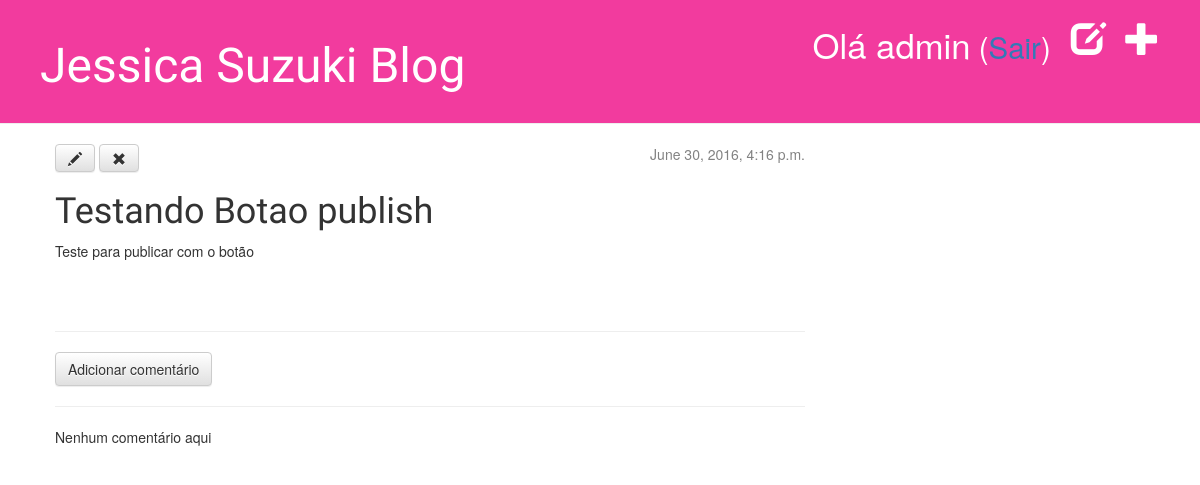
The app's page /post/19/ (signed in), older data.
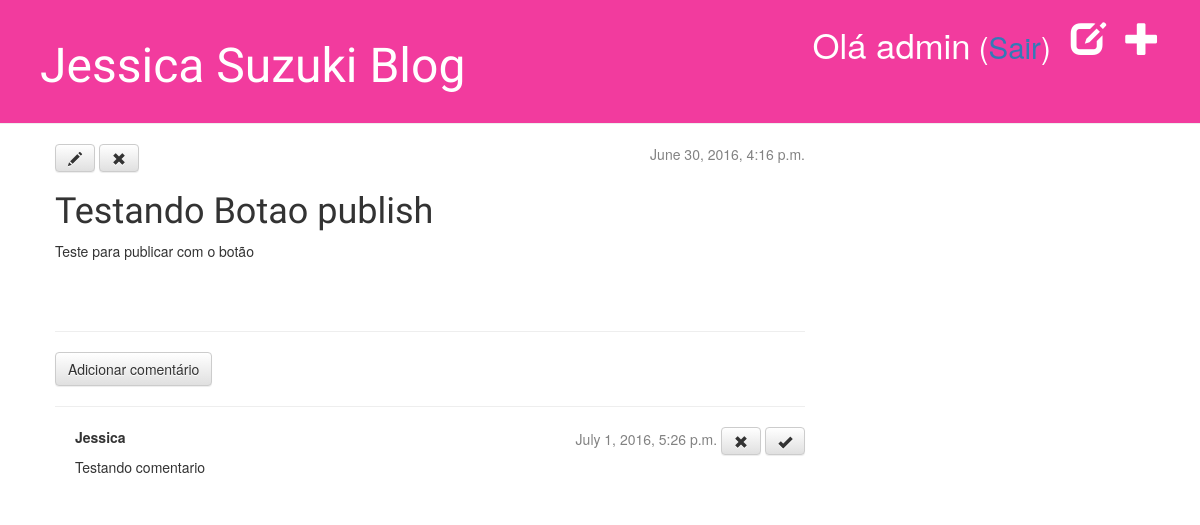
The same page, newer data.
### blog/models.py (models this page shows, shortened)
class Comment(models.Model):
    post = models.ForeignKey('blog.Post', related_name='comments')
    author = models.CharField(max_length=200)
    text = models.TextField()
    created_date = models.DateTimeField(default=timezone.now)
    approved_comment = models.BooleanField(default=False)

### blog/views.py (the view)
# urls.py: url(r'^post/(?P<pk>[0-9]+)/$', views.post_detail),
def post_detail(request, pk):
    post = get_object_or_404(Post, pk=pk)
    return render(request, 'blog/post_detail.html', {'post': post})

### blog/templates/blog/post_detail.html
{% extends 'blog/base.html' %}
{% block content %}
    <div class="post">
      {% if post.published_date %}
          <div class="date">
              {{ post.published_date }}
          </div>
      {% else %}
          <a class="btn btn-default" href="{% url 'blog.views.post_publish' pk=post.pk %}">Publicar</a>
      {% endif %}
      {% if user.is_authenticated %}
        <a class="btn btn-default" href="{% url 'post_edit' pk=post.pk %}"><span class="glyphicon glyphicon-pencil"></span></a>
        <a class="btn btn-default" href="{% url 'post_remove' pk=post.pk %}"><span class="glyphicon glyphicon-remove"></span></a>
      {% endif %}
        <h1>{{ post.title }}</h1>
        <p>{{ post.text|linebreaks }}</p>
    </div>
    <hr>
    <a class="btn btn-default" href="{% url 'add_comment_to_post' pk=post.pk %}">Adicionar comentário</a>
    <hr>
    {% for comment in post.comments.all %}
        {% if user.is_authenticated or comment.approved_comment %}
        <div class="comment">
            <div class="date">
                {{ comment.created_date }}
                {% if not comment.approved_comment %}
                    <a class="btn btn-default" href="{% url 'comment_remove' pk=comment.pk %}"><span class="glyphicon glyphicon-remove"></span></a>
                    <a class="btn btn-default" href="{% url 'comment_approve' pk=comment.pk %}"><span class="glyphicon glyphicon-ok"></span></a>
                {% endif %}
            </div>
            <strong>{{ comment.author }}</strong>
            <p>{{ comment.text|linebreaks }}</p>
        </div>
        {% endif %}
    {% empty %}
        <p>Nenhum comentário aqui</p>
    {% endfor %}
{% endblock %}

Row changes from the older to the newer data that the page shows:
added Comment: created_date "July 1, 2016, 5:26 p.m.", approved_comment False (drawn), author "Jessica", text "Testando comentario"
Text that changed along with them:
text no longer shown: "Nenhum comentário aqui"
